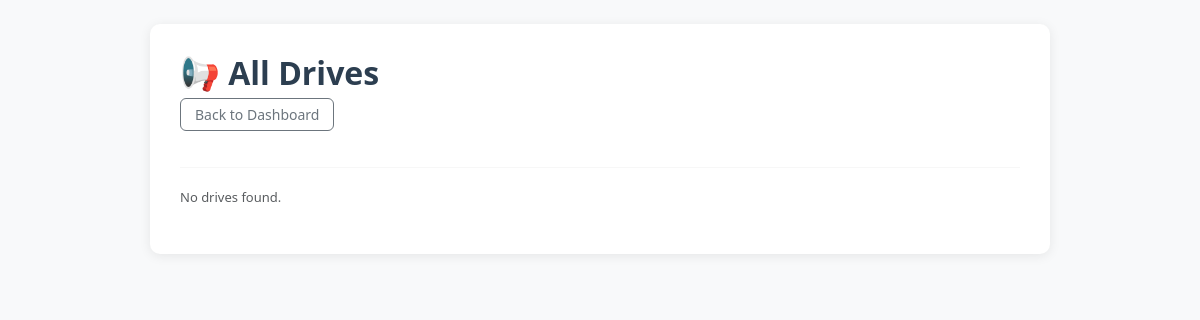
Page /admin/drives (signed in) on the earlier database version.
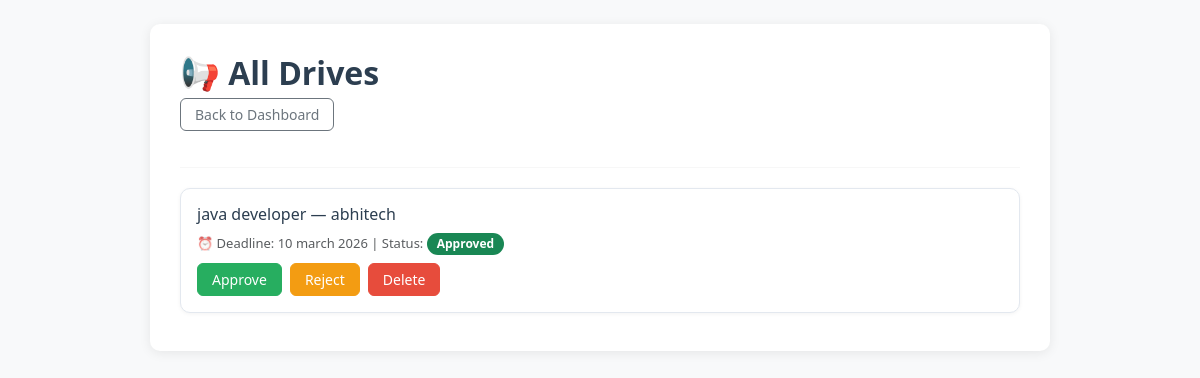
Same page on the later database version.
### app.py (models this page shows)
class PlacementDrive(db.Model):
    id           = db.Column(db.Integer, primary_key=True)
    company_id   = db.Column(db.Integer, db.ForeignKey('company.id'), nullable=False)
    job_title    = db.Column(db.String(200), nullable=False)
    description  = db.Column(db.Text)
    eligibility  = db.Column(db.Text)
    package      = db.Column(db.String(100))
    location     = db.Column(db.String(100))
    status       = db.Column(db.String(20), default='Pending')
    deadline     = db.Column(db.String(100), nullable=False)
    created_at   = db.Column(db.DateTime, default=datetime.utcnow)
    applications = db.relationship('Application', backref='drive', lazy=True)

class Company(db.Model):
    id              = db.Column(db.Integer, primary_key=True)
    username        = db.Column(db.String(100), unique=True, nullable=False)
    password        = db.Column(db.String(200), nullable=False)
    company_name    = db.Column(db.String(200), nullable=False)
    email           = db.Column(db.String(120), nullable=False)
    hr_contact      = db.Column(db.String(120))
    website         = db.Column(db.String(200))
    description     = db.Column(db.Text)
    approval_status = db.Column(db.String(20), default='Pending')
    drives          = db.relationship('PlacementDrive', backref='company', lazy=True)

### app.py (the view)
@app.route('/admin/drives')
@admin_required
def manage_drives():
    return render_template('admin/drives.html', drives=PlacementDrive.query.all())

### app.py (called while the page is built)
def admin_required(f):
    from functools import wraps
    @wraps(f)
    def wrapper(*args, **kwargs):
        if 'aid' not in session:
            flash("Admin login required.", "warning")
            return redirect(url_for('login_admin'))
        return f(*args, **kwargs)
    return wrapper

### templates/admin/drives.html
{% extends "base.html" %}
{% block body %}
<h2>📢 All Drives</h2>
<a href="{{ url_for('dashboard_admin') }}" class="btn btn-outline-secondary btn-sm mb-3">Back to Dashboard</a>
<hr>
{% if drives %}
    {% for drive in drives %}
    <div class="card mb-2 p-3">
        <h6>{{ drive.job_title }} — {{ drive.company.company_name }}</h6>
        <p class="text-muted mb-2">⏰ Deadline: {{ drive.deadline }} | Status:
            <span class="badge
                {% if drive.status == 'Approved' %}bg-success
                {% elif drive.status == 'Rejected' %}bg-danger
                {% elif drive.status == 'Closed' %}bg-secondary
                {% else %}bg-warning text-dark{% endif %}">
                {{ drive.status }}
            </span>
        </p>
        <div class="d-flex gap-2 flex-wrap">
            <form method="POST" action="{{ url_for('approve_drive', drive_id=drive.id) }}">
                <button type="submit" class="btn btn-success btn-sm">Approve</button>
            </form>
            <form method="POST" action="{{ url_for('reject_drive', drive_id=drive.id) }}">
                <button type="submit" class="btn btn-warning btn-sm">Reject</button>
            </form>
            <form method="POST" action="{{ url_for('delete_drive', drive_id=drive.id) }}">
                <button type="submit" class="btn btn-danger btn-sm">Delete</button>
            </form>
        </div>
    </div>
    {% endfor %}
{% else %}
    <p class="text-muted">No drives found.</p>
{% endif %}
{% endblock body %}

Differences in the rows shown:
added PlacementDrive: job_title "java developer", company.company_name "abhitech", deadline "10 march 2026", status "Approved"
Other differences:
text no longer shown: "No drives found."
